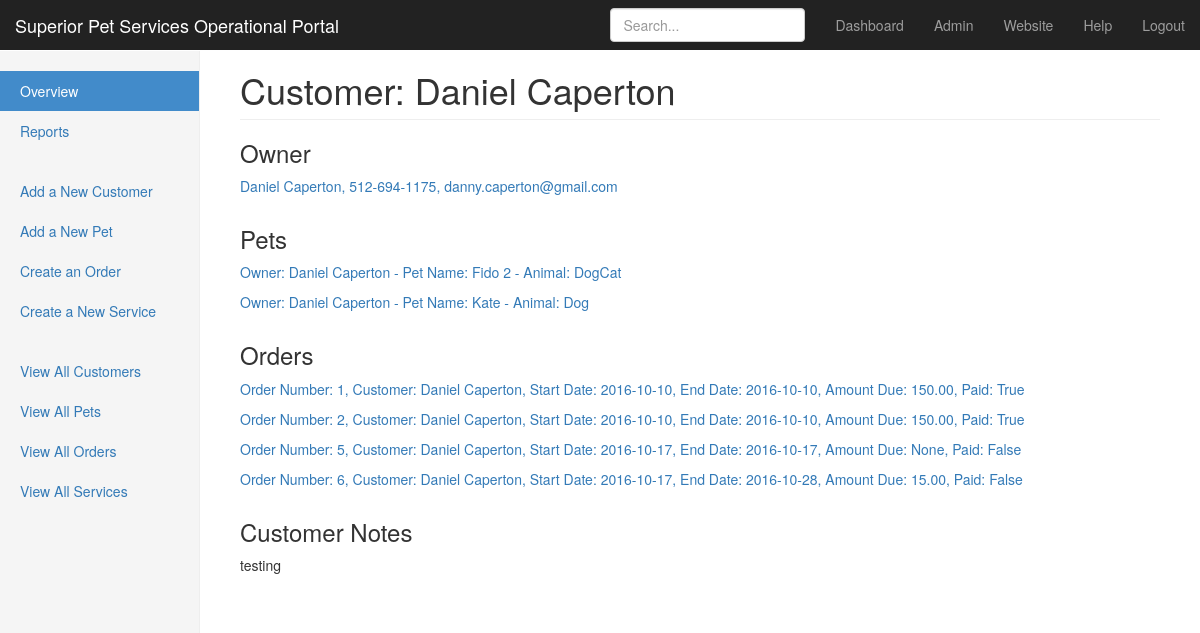
The app's page /pet_sitting/customer/get/1/ (signed in), older data.
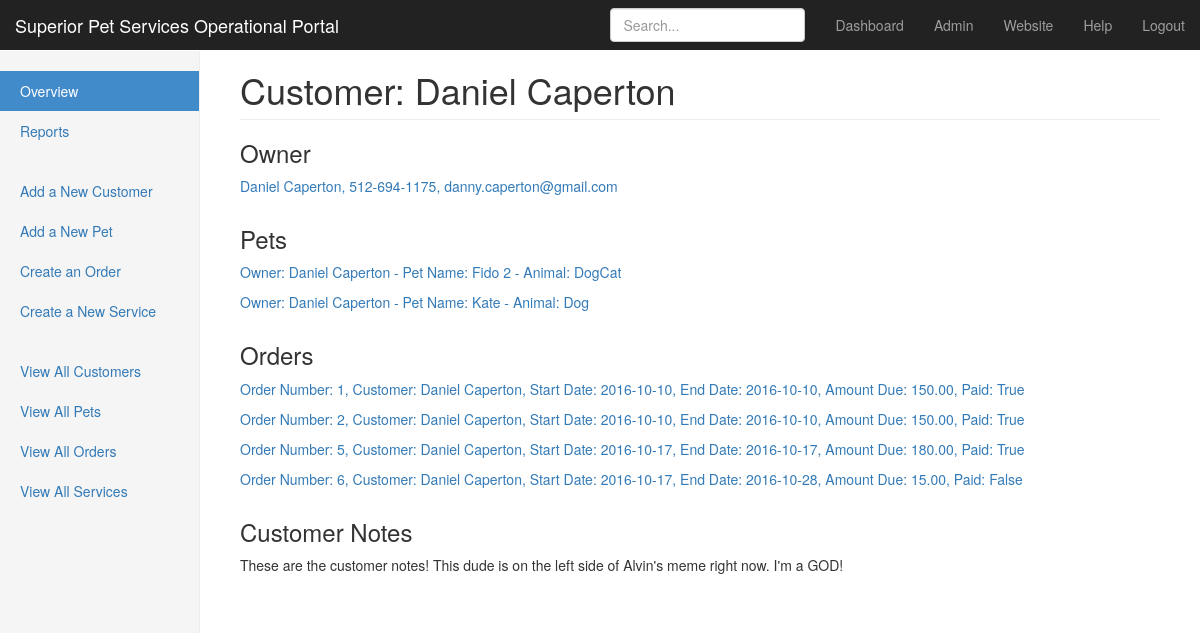
The same page, newer data.
### pet_sitting/models.py (models this page shows, shortened)
class Order(models.Model):
    order_date = models.DateTimeField(auto_now_add=True)
    customer = models.ForeignKey(Customer)
    start_date = models.DateField(auto_now=False)
    end_date = models.DateField(auto_now=False)
    total_visits = models.IntegerField(null=True)
    total_mileage = models.IntegerField(null=True, blank=True)
    amount_due = models.DecimalField(max_digits=10,
                                     decimal_places=2,
                                     blank=True,
                                     null=True)
    services = models.ForeignKey(Service, null=True)
    paid = models.BooleanField(default=False)
    def __str__(self):
        return 'Order Number: {}, ' \
               'Customer: {} {}, ' \
               'Start Date: {}, ' \
               'End Date: {}, ' \
               'Amount Due: {}, ' \
               'Paid: {}'.format(self.id,
                                 self.customer.first_name,
                                 self.customer.last_name,
                                 self.start_date,
                                 self.end_date,
                                 self.amount_due,
                                 self.paid)

class Customer(models.Model):
    signup_date = models.DateTimeField(auto_now_add=True)
    first_name = models.CharField(max_length=200)
    last_name = models.CharField(max_length=200)
    street_address = models.CharField(max_length=200)
    city = models.CharField(max_length=200)
    state = USStateField()
    zip_code = USZipCodeField()
    primary_phone = PhoneNumberField(blank=True, null=True)
    secondary_phone = PhoneNumberField(blank=True, null=True)
    email = models.EmailField(blank=True, null=True)
    vet_name = models.CharField(max_length=200, blank=True, null=True)
    vet_phone = PhoneNumberField(blank=True, null=True)
    emergency_contact_name = models.CharField(max_length=200,
                                              blank=True,
                                              null=True)
    emergency_contact_phone = PhoneNumberField(blank=True, null=True)
    contract_on_file = models.BooleanField()
    left_rating = models.BooleanField()
    allows_pics = models.BooleanField()
    mileage = models.IntegerField()
    notes = models.TextField(blank=True, null=True)
    def __str__(self):
        return '{} {}, {}, {}'.format(self.first_name,
                                      self.last_name,
                                      self.primary_phone,
                                      self.email)
    @property
    def full_name(self):
        return '{} {}'.format(self.first_name,
                              self.last_name)

### pet_sitting/views.py (the view)
# urls.py: url(r'^customer/get/(?P<customer_id>\d+)/$', get_customer),
@login_required(login_url='/login/')
def get_customer(request, customer_id=1):
    customer_obj = Customer.objects.get(id=customer_id)
    pet_obj = Pet.objects.filter(customer_id=customer_obj)
    order_obj = Order.objects.filter(customer_id=customer_obj)
    context = {'customer': customer_obj,
               'heading': 'Customer: ' + customer_obj.full_name,
               'pets': pet_obj,
               'orders': order_obj,
               'customer_heading': 'Owner',
               'pet_heading': 'Pets',
               'order_heading': 'Orders', }
    return render(request, 'get_cust.html', context)

### pet_sitting/models.py (called while the page is built)
    def __str__(self):
        return 'Owner: {} {} - ' \
               'Pet Name: {} - ' \
               'Animal: {}'.format(self.customer.first_name,
                                   self.customer.last_name,
                                   self.name,
                                   self.animal_type)

### pet_sitting/templates/get_cust.html
{% extends "menu_sidebar.html" %}
{% block page_heading %}<h1 class="page-header">{{ heading }}</h1>{% endblock %}
{% block page %}
    <table>
        <h3>{{ customer_heading }}</h3>
        <p>
            <a href="/pet_sitting/customer/edit/{{ customer.id }}/">{{ customer }}</a>
        </p>
    </table>
    <table>
        <h3>{{ pet_heading }}</h3>
        {% for pet in pets %}
        <p>
            <a href="/pet_sitting/pet/get/{{ pet.id }}/">{{ pet }}</a>
        </p>
        {% endfor %}
    </table>
    <table>
        <h3>{{ order_heading }}</h3>
        {% for order in orders %}
        <p>
            <a href="/pet_sitting/order/edit/{{ order.id }}/">{{ order }}</a>
        </p>
        {% endfor %}
    </table>
    <h3>Customer Notes</h3>
    <p>
        {{ customer.notes }}
    </p>
{% endblock %}

Row changes from the older to the newer data that the page shows:
changed Customer "Daniel Caperton, 512-694-1175, danny.caperton@gmail.com": notes "testing" → "These are the customer notes! This dude is on the left side of Alvin's meme right now. I'm a GOD!"
changed Order: id+customer+start_date "Order Number: 5, Customer: Daniel Caperton, Start Date: 2016-10-17, End Date: 2016-10-17, Amount Due: None, Paid: False" → "Order Number: 5, Customer: Daniel Caperton, Start Date: 2016-10-17, End Date: 2016-10-17, Amount Due: 180.00, Paid: True"
